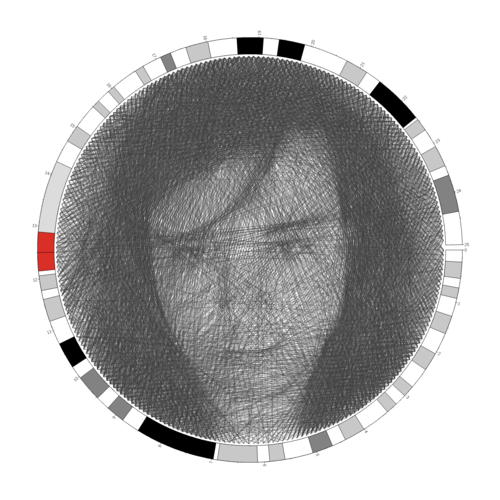
#> input picture assets/author.png, 500 x 500 px
$ python threadTone.py assets/author.png   (older library calls are emulated)
#> lines starting #> are read from the running program, lines starting #| are printed output that depends on the picture
import sys
import cv2
import numpy as np
import argparse


parser = argparse.ArgumentParser()
parser.add_argument('image', type=argparse.FileType("r"))
parser.add_argument('--nLines', type=int, default=3000)
parser.add_argument('--nPins', type=int, default=250)

parser.add_argument('--lineWidth', type=int, default=3)
parser.add_argument('--lineWeight', type=int, default=2)
args = parser.parse_args()

# Parameters
imgPath = sys.argv[1]
imgRadius = 500     # Number of pixels that the image radius is resized to

initPin = 0          # Initial pin to start threading from
nPins = args.nPins   # Number of pins on the circular loom
nLines = args.nLines # Maximal number of lines

minLoop = 3                  # Disallow loops of less than minLoop lines
lineWidth = args.lineWidth   # The number of pixels that represents the width of a thread
lineWeight = args.lineWeight # The weight a single thread has in terms of "darkness"

banner = """
   __  __                        ________
  / /_/ /_  ________  ____ _____/ /_  __/___  ____  ___
 / __/ __ \/ ___/ _ \/ __ `/ __  / / / / __ \/ __ \/ _ \\
/ /_/ / / / /  /  __/ /_/ / /_/ / / / / /_/ / / / /  __/
\__/_/ /_/_/   \___/\__,_/\__,_/ /_/  \____/_/ /_/\___/

Build a thread based halftone representation of an image
"""

# Invert grayscale image
def invertImage(image):
    return (255-image)

# Apply circular mask to image
def maskImage(image, radius):
    y, x = np.ogrid[-radius:radius + 1, -radius:radius + 1]
    mask = x**2 + y**2 > radius**2
    image[mask] = 0

    return image

# Compute coordinates of loom pins
def pinCoords(radius, nPins=200, offset=0, x0=None, y0=None):
    alpha = np.linspace(0 + offset, 2*np.pi + offset, nPins + 1)

    if (x0 == None) or (y0 == None):
        x0 = radius + 1
        y0 = radius + 1

    coords = []
    for angle in alpha[0:-1]:
        x = int(x0 + radius*np.cos(angle))
        y = int(y0 + radius*np.sin(angle))

        coords.append((x, y))
    return coords

# Compute a line mask
def linePixels(pin0, pin1):
    length = int(np.hypot(pin1[0] - pin0[0], pin1[1] - pin0[1]))

    x = np.linspace(pin0[0], pin1[0], length)
    y = np.linspace(pin0[1], pin1[1], length)

    return (x.astype(np.int)-1, y.astype(np.int)-1)


if __name__=="__main__":
    print(banner)

    # Load image
    image = cv2.imread(imgPath)
#> image is the input picture: shape (500, 500, 3); mean B, G, R 179.1, 179.1, 179.5

    print(("[+] loaded " + imgPath + " for threading.."))

    # Crop image
    height, width = image.shape[0:2]
#> height = 500; width = 500
    minEdge= min(height, width)
#> minEdge = 500
    topEdge = int((height - minEdge)/2)
#> topEdge = 0
    leftEdge = int((width - minEdge)/2)
#> leftEdge = 0
    imgCropped = image[topEdge:topEdge+minEdge, leftEdge:leftEdge+minEdge]
    cv2.imwrite('./cropped.png', imgCropped)

    # Convert to grayscale
    imgGray = cv2.cvtColor(imgCropped, cv2.COLOR_BGR2GRAY)
    cv2.imwrite('./gray.png', imgGray)

    # Resize image
    imgSized = cv2.resize(imgGray, (2*imgRadius + 1, 2*imgRadius + 1))

    # Invert image
    imgInverted = invertImage(imgSized)
#> in invertImage, `return (255-image)`:
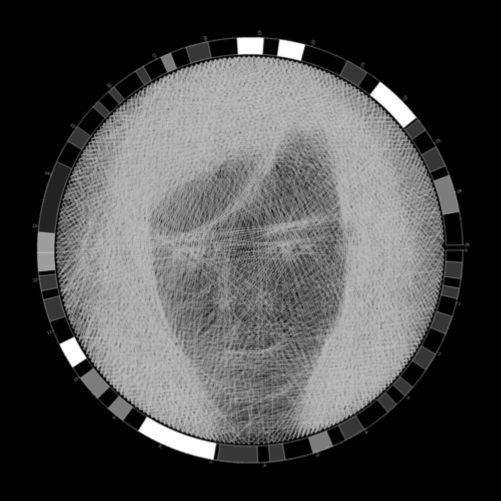
#> returned value: shape (1001, 1001) (shown at 1/2 size); min 0, max 255, mean 75.8
    cv2.imwrite('./inverted.png', imgInverted)

    # Mask image
    imgMasked = maskImage(imgInverted, imgRadius)
    cv2.imwrite('./masked.png', imgMasked)

    print("[+] image preprocessed for threading..")

    # Define pin coordinates
    coords = pinCoords(imgRadius, nPins)
    height, width = imgMasked.shape[0:2]
#> height = 1001; width = 1001

    # image result is rendered to
    imgResult = 255 * np.ones((height, width))

    # Initialize variables
    i = 0
    lines = []
    previousPins = []
    oldPin = initPin
    lineMask = np.zeros((height, width))

    imgResult = 255 * np.ones((height, width))

    # Loop over lines until stopping criteria is reached
    for line in range(nLines):
        i += 1
        bestLine = 0
        oldCoord = coords[oldPin]

        # Loop over possible lines
        for index in range(1, nPins):
            pin = (oldPin + index) % nPins

            coord = coords[pin]

            xLine, yLine = linePixels(oldCoord, coord)

            # Fitness function
#> (the run stopped early here; a loop or call above may not have finished)
